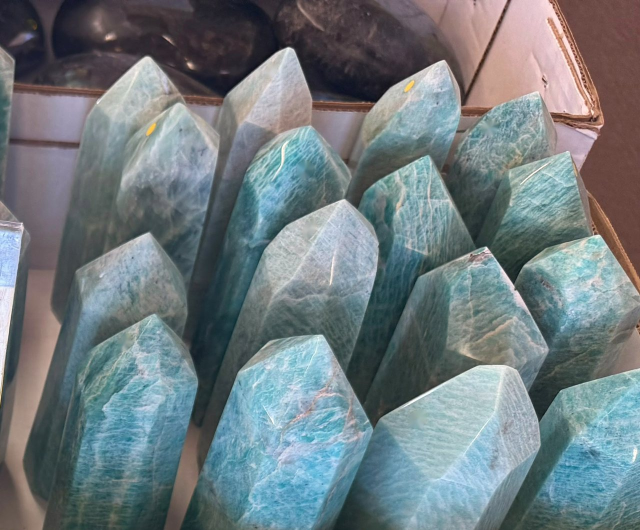
#> input picture site/assets/img/amazonite-1280.jpg, 1280 x 1060 px, given in place of rock park (1).jpeg, which was not available (shown at 1/2 size)
$ python process_images.py
#> lines starting #> are read from the running program, lines starting #| are printed output that depends on the picture
"""Crop, grade and export Rock Park photos for the website.

Crop boxes are fractions (x0, y0, x1, y1) of the oriented 5120px source and are chosen so
price signs fall outside the frame (no blur patches). Small price stickers on stones are
inpainted. Theatre specimens are tight spotlight crops; CSS fades them into the dark stage.

Run from the repo root:  tools/.venv/Scripts/python tools/process_images.py [--only name,...]
"""
import argparse
from pathlib import Path

import cv2
import numpy as np
from PIL import Image, ImageOps

try:
    import pillow_avif  # noqa: F401  registers AVIF with Pillow
    HAS_AVIF = True
except ImportError:
    HAS_AVIF = False

ROOT = Path(__file__).resolve().parent.parent
SRC = ROOT / "rock park"
OUT = ROOT / "site" / "assets" / "img"
WIDTHS = (640, 1280, 2000)
MIN_SRC_W = 1600  # never upscale: a crop must carry this many source pixels

# name: (source number, crop box)
CROPS = {
    # atmosphere
    "hero-hall":        (1,  (0.00, 0.06, 1.00, 0.94)),
    "hall-stock":       (5,  (0.40, 0.06, 1.00, 0.76)),
    "hall-aisle":       (2,  (0.00, 0.00, 1.00, 0.50)),
    "storefront":       (27, (0.07, 0.08, 0.73, 0.72)),
    "storefront-angle": (25, (0.00, 0.00, 0.62, 1.00)),
    # hero background — AI-generated shop interior (16:10, quiet centre for the copy), used whole
    "hero-interior":    ("ai-shop-interior.png", (0.00, 0.00, 1.00, 1.00)),
    # collection — tight on the stones: no table, box walls or signs
    "amethyst-cathedrals": (6, (0.49, 0.53, 0.805, 0.92)),
    "celestite":        (26, (0.70, 0.71, 0.95, 0.98)),
    "septarian":        (19, (0.00, 0.27, 0.34, 0.56)),
    "labradorite":      (15, (0.14, 0.48, 0.84, 0.97)),
    "amazonite":        (18, (0.655, 0.09, 0.97, 0.40)),
    "flower-agate":     (21, (0.10, 0.52, 0.90, 0.90)),
    "pyrite":           (12, (0.05, 0.43, 0.95, 0.82)),
    "rose-quartz":      (11, (0.30, 0.76, 0.66, 1.00)),
    "chevron-amethyst": (14, (0.00, 0.58, 0.36, 0.94)),
    "quartz-points":    (22, (0.06, 0.30, 0.90, 0.92)),
    "towers":           (9, (0.00, 0.52, 0.44, 0.96)),
    "spheres":          (24, (0.14, 0.40, 0.80, 0.92)),
    "blue-apatite":     (10, (0.25, 0.60, 0.62, 0.98)),
    "raw-minerals":     (17, (0.42, 0.85, 0.70, 1.00)),
    "carvings":         (8, (0.02, 0.48, 0.98, 0.98)),
    "coprolite":        (23, (0.08, 0.36, 0.92, 0.98)),
}

# Crops that only find clean stone in a small patch; cards show them at most ~430px wide
SMALL_CROPS = {"raw-minerals": 1000, "celestite": 1200, "hero-interior": 1500}

# Macro details for the warehouse band (honest close-ups of the stock, no fluorescent rooms)
MACROS = {
    "macro-amethyst":    (6,  (0.53, 0.705, 0.76, 0.91)),
    "macro-pyrite":      (12, (0.22, 0.45, 0.78, 0.70)),
    "macro-labradorite": (15, (0.12, 0.47, 0.50, 0.68)),
    "macro-celestite":   (26, (0.70, 0.74, 0.96, 1.00)),
}
# Room shots get a darker, warmer "cinematic" grade so fluorescent light and clutter recede
CINEMATIC = {"storefront", "storefront-angle"}
GAIN = {"macro-amethyst": 1.45}  # very dark crops get a gentle exposure lift

# Tight 4:5 spotlight crops of single specimens for the theatre; CSS fades their edges into the dark stage.
SPOTLIGHTS = {
    "spot-amethyst":  (6,  (0.15, 0.69, 0.35, 1.00)),
    "spot-celestite": (26, (0.69, 0.533, 0.97, 1.00)),
    "spot-septarian": (19, (0.70, 0.47, 0.988, 0.95)),
    "spot-heart":     (15, (0.08, 0.42, 0.52, 0.83)),
    "spot-sphere":    (24, (0.33, 0.38, 0.654, 0.92)),
}

# Price-sticker colour ranges in OpenCV HSV (H 0-180): (lo, hi) pairs.
STICKER_HSV = {
    "yellow": [((18, 90, 120), (38, 255, 255))],
    "yellow-strict": [((18, 140, 160), (36, 255, 255))],  # for warm/orange stones
    "red":    [((0, 170, 140), (6, 255, 255)), ((172, 170, 140), (180, 255, 255))],
    "green":  [((38, 80, 100), (85, 255, 255))],
    "orange": [((8, 150, 170), (18, 255, 255))],
    "pink":   [((150, 90, 170), (172, 255, 255))],
}
RETOUCH = {
    "hero-hall": ("yellow",),
    "macro-amethyst": ("yellow", "green", "pink", "orange"),
    "amethyst-cathedrals": ("yellow", "green", "pink", "orange"),
    "spot-amethyst": ("yellow", "green", "pink", "orange"),
    "celestite": ("yellow",),
    "labradorite": ("yellow",),
    "spot-heart": ("yellow",),
    "septarian": ("yellow-strict",),
    "flower-agate": ("yellow-strict", "red"),
    "amazonite": ("yellow", "red"),
}
# Leftovers the colour mask misses (white tags etc): (x, y, radius) as fractions of the CROP.
SPOTS = {
    "spheres": [(0.444, 0.467, 0.034)],
    "amethyst-cathedrals": [(0.333, 0.31, 0.025), (0.76, 0.35, 0.025)],
    "spot-sphere": [(0.31, 0.48, 0.075)],
    "spot-heart": [(0.052, 0.844, 0.095)],
}


# [44 lines left out: functions remove_stickers, grade, cinematic, not called in this run]


def load_crop(num, box: tuple, min_w: int = MIN_SRC_W) -> Image.Image:
    # num is a shoot number ("rock park (N).jpeg") or a file name in the same folder
#> called with num = 1, box = (0, 0.06, 1, 0.94), min_w = 1600
    name = num if isinstance(num, str) else f"rock park ({num}).jpeg"
    img = ImageOps.exif_transpose(Image.open(SRC / name)).convert("RGB")
#> img is the input picture: PIL image 1280x1060 RGB; mean R, G, B 111.9, 123.4, 127.7
    w, h = img.size
#> w = 1280; h = 1060
    x0, y0, x1, y1 = box
    crop = img.crop((int(x0 * w), int(y0 * h), int(x1 * w), int(y1 * h)))
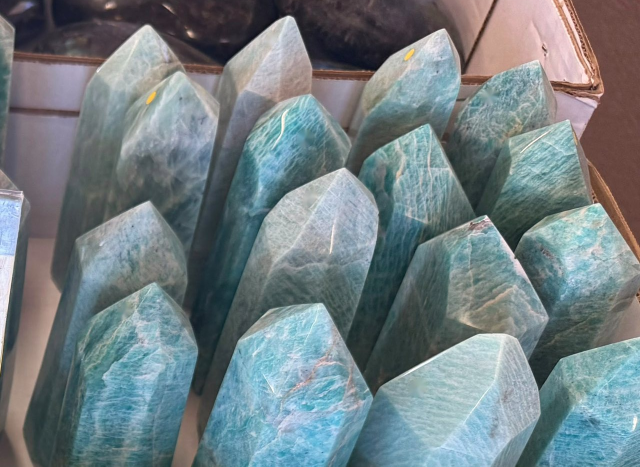
#> crop: PIL image 1280x933 RGB (shown at 1/2 size); mean R, G, B 114.8, 127.4, 131.7
    if crop.width < min_w and crop.height < min_w:
#> (the run stopped early here; a loop or call above may not have finished)

$ run again, on site/assets/img/amethyst-cathedrals-1280.jpg
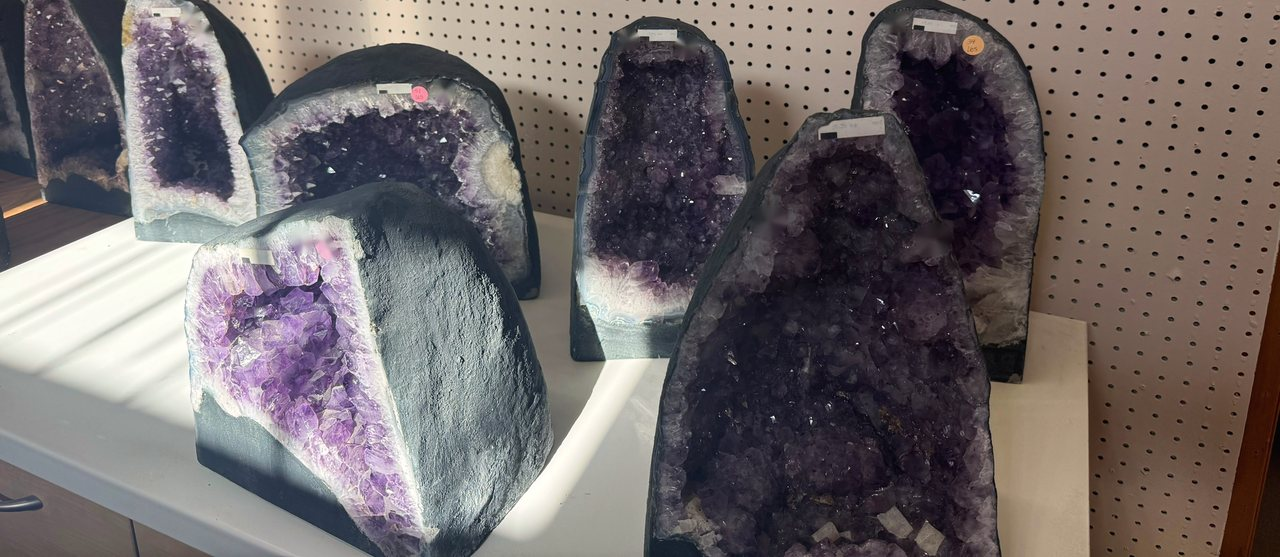
#> input picture site/assets/img/amethyst-cathedrals-1280.jpg, 1280 x 557 px, given in place of rock park (1).jpeg, which was not available
#> in load_crop, img is the input picture: PIL image 1280x557 RGB; mean R, G, B 111.9, 104.6, 105.3
#> in load_crop, `crop = img.crop((int(x0 * w), int(y0 * h), int(x1 * w), int(y1 * h)))`:
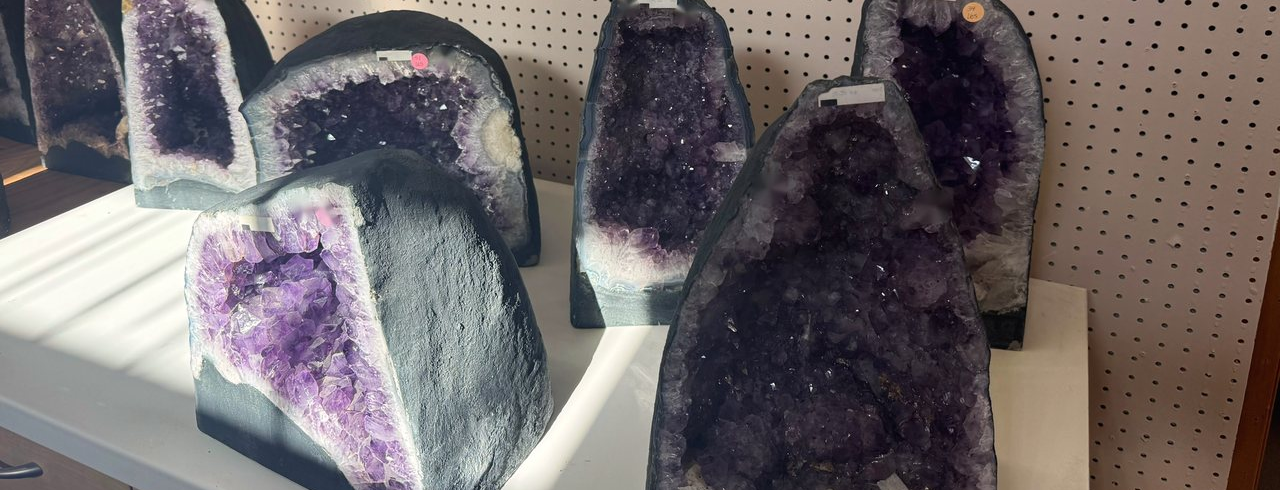
#> crop: PIL image 1280x490 RGB; mean R, G, B 109.8, 102.9, 104.5
